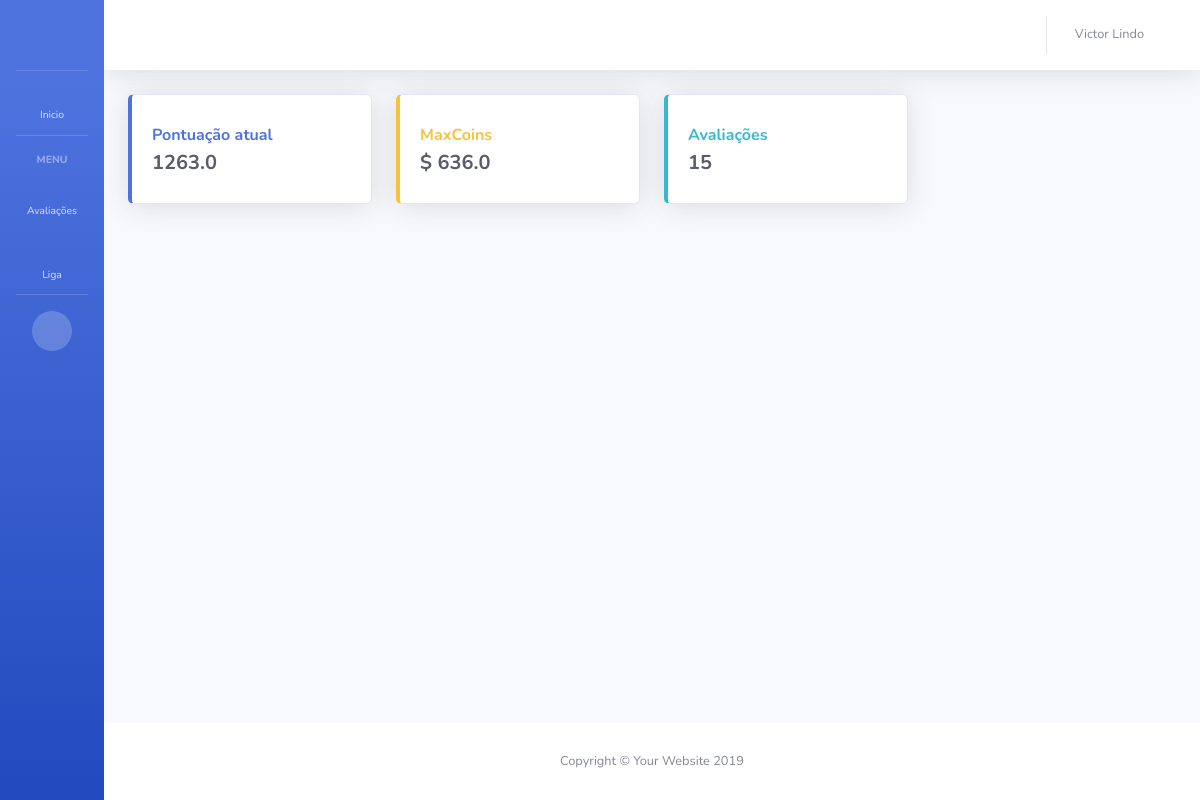
Screenshot of / (signed in) with the database file from the repository.
### app_maxliga/models.py (models this page shows, shortened)
class Colaborador(models.Model):
    usuario = models.OneToOneField(User, on_delete=models.SET_NULL, blank=True, null=True, verbose_name='Usuário')
    departamento = models.ForeignKey(Departamento, on_delete=models.SET_NULL, blank=True, null=True, verbose_name='Cargo do colaborador')
    liga = models.ForeignKey(Liga, on_delete=models.SET_NULL, blank=True, null=True, verbose_name='Liga do colaborador')
    nome = models.CharField('Nome do funcionário', max_length=128)
    data_cadastro = models.DateTimeField('Data de criação', auto_now_add=True)
    pontuacao = models.FloatField('Pontuação colaborador', blank=True, default=0)
    maxcoins = models.FloatField('MaxCoins colaborador', blank=True, default=0)

### app_maxliga/views.py (the view)
# urls.py: path('', home, name='home'),
@login_required
def home(request):
    user = request.user.id
    colaborador = Colaborador.objects.get(usuario=user)
    qtd_avaliacoes = LancamentoAvaliacao.objects.filter(colaborador = colaborador.id).count()
    print('qtd_avaliacoes', qtd_avaliacoes)
    qtd_avaliacoes_realizadas = LancamentoAvaliacao.objects.filter(avaliador=colaborador.id).count()
    print('qtd_avaliacoes_realizadas', qtd_avaliacoes_realizadas)
    pontuaca_atual = colaborador.pontuacao
    print('pontuaca_atual' , pontuaca_atual)
    maxcoins_atual = colaborador.maxcoins
    print('maxcoins_atual', maxcoins_atual)
    data = {
        'colaborador': colaborador,
        'qtd_avaliacoes': qtd_avaliacoes,
        'pontuaca_atual': pontuaca_atual,
        'maxcoins_atual': maxcoins_atual,
        'qtd_avaliacoes_realizadas': qtd_avaliacoes_realizadas
    }
    return render(request, 'app_maxliga/home.html', data)

### app_maxliga/templates/app_maxliga/home.html (shortened to what this page needs)
{% extends 'base.html' %}
{% block BodyHeading %}
          <div class="row">
            <div class="col-xl-3 col-md-6 mb-4">
              <div class="card border-left-primary shadow h-100 py-2">
                <div class="card-body">
                  <div class="row no-gutters align-items-center">
                    <div class="col mr-2">
                      <div class="text font-weight-bold text-primary mb-1">Pontuação atual</div>
                      <div class="h5 mb-0 font-weight-bold text-gray-800">{{ pontuaca_atual }}</div>
                    </div>
                    <div class="col-auto">
                      <i class="fas fa-calendar fa-2x text-gray-300"></i>
                    </div>
                  </div>
                </div>
              </div>
            </div>
            <div class="col-xl-3 col-md-6 mb-4">
              <div class="card border-left-warning shadow h-100 py-2">
                <div class="card-body">
                  <div class="row no-gutters align-items-center">
                    <div class="col mr-2">
                      <div class="text font-weight-bold text-warning mb-1">MaxCoins</div>
                      <div class="h5 mb-0 font-weight-bold text-gray-800">$ {{ maxcoins_atual }}</div>
                    </div>
                    <div class="col-auto">
                      <i class="fas fa-dollar-sign fa-2x text-gray-300"></i>
                    </div>
                  </div>
                </div>
              </div>
            </div>
            <div class="col-xl-3 col-md-6 mb-4">
              <div class="card border-left-info  shadow h-100 py-2">
                <div class="card-body">
                  <div class="row no-gutters align-items-center">
                    <div class="col mr-2">
                      <div class="text font-weight-bold text-info mb-1">Avaliações</div>
                      <div class="h5 mb-0 font-weight-bold text-gray-800">{{ qtd_avaliacoes }}</div>
                    </div>
                    <div class="col-auto">
                      <i class="fas fa-comment-alt fa-2x text-gray-300"></i>
                    </div>
                  </div>
                </div>
              </div>
            </div>
          </div>
{% endblock %}

### app_maxliga/templates/base.html (shortened to what this page needs)
{% load static %}
<!DOCTYPE html>
<html lang="pt-br">
<head>
  <link href="{% static 'vendor/fontawesome-free/css/all.min.css' %}" rel="stylesheet" type="text/css">
  <link href="{% static 'css/sb-admin-2.min.css' %}" rel="stylesheet">
</head>
<body id="page-top">
  <div id="wrapper">
    <ul class="navbar-nav bg-gradient-primary sidebar sidebar-dark accordion toggled" id="accordionSidebar">
      <a class="sidebar-brand d-flex align-items-center justify-content-center" href="{% url 'home' %}">
        <div class="sidebar-brand-icon">
          <i class="fas fa-grip-lines"></i>
        </div>
      </a>
      <hr class="sidebar-divider my-0">
      <li class="nav-item">
        <a class="nav-link" href="{% url 'home' %}">
          <i class="fas fa-fw fa-home"></i>
          <span>Inicio</span></a>
      </li>
      <hr class="sidebar-divider">
      <div class="sidebar-heading">
        Menu
      </div>
      <li class="nav-item">
        <a class="nav-link collapsed" href="#" data-toggle="collapse" data-target="#collapsePages" aria-expanded="true" aria-controls="collapsePages">
          <i class="fas fa-fw fa-stream"></i>
          <span>Avaliações</span>
        </a>
      </li>
      <li class="nav-item">
        <a class="nav-link collapsed" href="#" data-toggle="collapse" data-target="#collapseRanking" aria-expanded="true" aria-controls="collapsePages">
          <i class="fas fa-fw fa-flag"></i>
          <span>Liga</span>
        </a>
      </li>
      <hr class="sidebar-divider d-none d-md-block">
      <div class="text-center d-none d-md-inline">
        <button class="rounded-circle border-0" id="sidebarToggle"></button>
      </div>
    </ul>
    <div id="content-wrapper" class="d-flex flex-column">
      <div id="content">
        <nav class="navbar navbar-expand navbar-light bg-white topbar mb-4 static-top shadow">
          <ul class="navbar-nav ml-auto">
            <li class="nav-item dropdown no-arrow mx-1">
              <a class="nav-link dropdown-toggle" href="#" id="alertsDropdown" role="button" data-toggle="dropdown" aria-haspopup="true" aria-expanded="false">
                <i class="fas fa-bell fa-fw"></i>
              </a>
            </li>
            <li class="nav-item dropdown no-arrow">
              <a class="nav-link dropdown-toggle" href="#" id="userDropdown" role="button" data-toggle="dropdown" aria-haspopup="true" aria-expanded="false">
                <span class="mr-2 d-none d-lg-inline text-gray-600 small">{{ colaborador.nome }}</span>
                <i class="fas fa-user fa-fw"></i>
              </a>
            </li>
          </ul>
        </nav>
        <div class="container-fluid">
          {% block BodyHeading %}
          {% endblock %}
        </div>
      </div>
      <footer class="sticky-footer bg-white">
        <div class="container my-auto">
          <div class="copyright text-center my-auto">
            <span>Copyright &copy; Your Website 2019</span>
          </div>
        </div>
      </footer>
    </div>
  </div>
</body>
</html>

### rows the page displays
Colaborador: nome "Victor Lindo", pontuacao "1263.0", maxcoins "636.0"

### other values shown
{{ qtd_avaliacoes }} "15"
